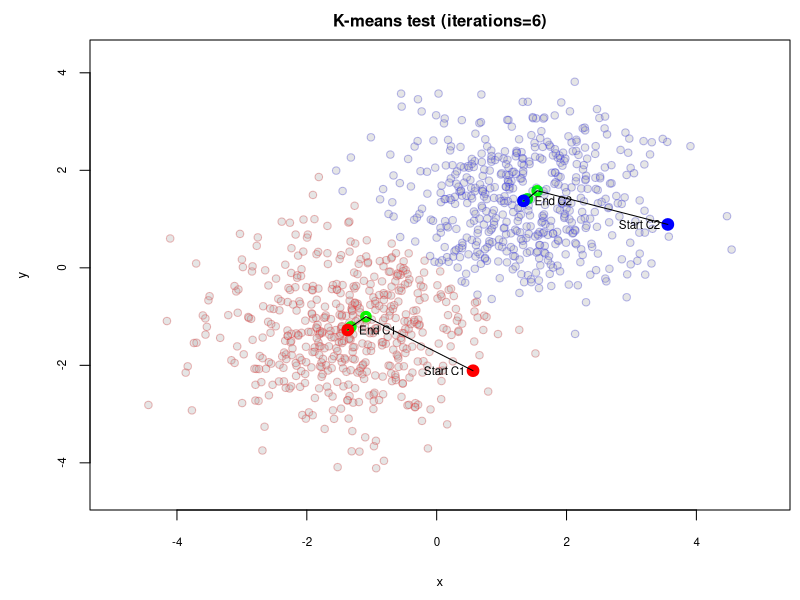

R code for this plot:
# Trying some K-means algo stuff....!
# http://en.wikipedia.org/wiki/K-means_clustering
# http://en.wikipedia.org/wiki/K-medians_clustering
# http://en.wikipedia.org/wiki/Lloyd%27s_algorithm
# http://en.wikipedia.org/wiki/Voronoi_diagram
# http://www.inference.phy.cam.ac.uk/mackay/itprnn/ps/284.292.pdf (see page 284 in PDF)
# TODO: http://en.wikipedia.org/wiki/DBSCAN
# Better separation for non-linearly separable clusters

library(scales)

# TODO: Make this generic to support <k> clusters
op <- par()
par(mar=c(4.5,4.5,2,.5))
m <- 1.325
sd <- 1
elements <- 500
x1 <- rnorm(elements, mean=-m, sd=sd)
y1 <- rnorm(elements, mean=-m, sd=sd)
x2 <- rnorm(elements, mean=m, sd=sd)
y2 <- rnorm(elements, mean=m, sd=sd)

#x1 <- c(seq(-10,-.1,.1), seq(.1,10,.1))
#y1 <- ((c(seq(-10,-.1,.1), seq(.1,10,.1)) + rnorm(200) * .8)^2)
#x2 <- c(seq(-10,-.1,.1), seq(.1,10,.1))
#y2 <- (((c(seq(-10,-.1,.1), seq(.1,10,.1)) + rnorm(200) * .8)^2) * -1) + 120
#plot(x1, y1)
#points(x2, y2, col="red")

x <- c(x1, x2)
y <- c(y1, y2)

plot(x, y, pch=19, col=alpha("gray", .4), xlim=c(min(x)-.5, max(x)+.5), ylim=c(min(y)-.5, max(y)+.5),
     cex.lab=.8, cex.axis=.7, cex.main=1)

# Random start:
# centroid1 <- c(rnorm(1, mean=-m, sd=sd), rnorm(1, mean=-m, sd=sd))
# centroid2 <- c(rnorm(1, mean=m, sd=sd), rnorm(1, mean=m, sd=sd))
# More random start:
centroid1 <- c(rnorm(1), rnorm(1))
centroid2 <- c(rnorm(1), rnorm(1))
# Even more random start:
centroid1 <- c(0,0)
centroid2 <- c(0,0)

# While(...) to make sure start point is not the same
while (centroid1[1] == centroid2[1] & centroid1[2] == centroid2[2]) {
  centroid1 <- c(sample(min(x):max(x), 1), sample(min(y):max(y), 1))
  centroid2 <- c(sample(min(x):max(x), 1), sample(min(y):max(y), 1))
  startpoint.c1 <- centroid1
  startpoint.c2 <- centroid2
}

points(x=centroid1[1], y=centroid1[2], col="red", pch=19, lwd=5)
points(x=centroid2[1], y=centroid2[2], col="blue", pch=19, lwd=5)

e.dist.c1 <- numeric(0)
e.dist.c2 <- numeric(0)

limit <- 0.0005
centroid1.old <- 0
centroid2.old <- 0
iteration <- 0
points.c1.x <- numeric(0)
points.c1.y <- numeric(0)
points.c2.x <- numeric(0)
points.c2.y <- numeric(0)

points.c1.x[iteration + 1] <- centroid1[1]
points.c1.y[iteration + 1] <- centroid1[2]
points.c2.x[iteration + 1] <- centroid2[1]
points.c2.y[iteration + 1] <- centroid2[2]

while (sum(abs(centroid1 - centroid1.old)) > limit & sum(abs(centroid2 - centroid2.old)) > limit) {
  centroid1.old <- centroid1
  centroid2.old <- centroid2

  iteration = iteration + 1
  if (iteration >= 100)
    break # Safety...
  
  for (counter in 1:length(x)) {
    # Get the Euclidean length:
    #   sqrt((c(x1,y1)-c(x2,y2)) %*% (c(x1,y1)-c(x2,y2)))
    #   sqrt(sum((c(x1,y1)-c(x2,y2))^2))
    e.dist.c1[counter] <- sqrt((c(x[counter],y[counter]) - centroid1) %*% (c(x[counter],y[counter]) - centroid1))
    e.dist.c2[counter] <- sqrt((c(x[counter],y[counter]) - centroid2) %*% (c(x[counter],y[counter]) - centroid2))
  }
  #plot(e.dist.c1, pch=16, main="K-means, Euclidean distance", cex.lab=.8, cex.axis=.8, cex.main=1,
  #  ylab="Distance to centroids")
  #points(e.dist.c2, col="red", pch=16)

  cluster <- numeric(0)
  for (counter in 1:length(x)) {
    if (e.dist.c1[counter] < e.dist.c2[counter]) # TODO: Do min(1..<n>) to support <n> clusters
      cluster[counter] = 1
    else
      cluster[counter] = 2
  }
  cluster
  #plot(cluster, type="l", col="blue", ylim=c(0.5, 2.5))

  df <- data.frame(x=x, y=y, clust=cluster)
  # The new means of the cluster points becomes the new centroids
  points.in.c1.x <- df$x[df$clust == 1]
  points.in.c1.y <- df$y[df$clust == 1]
  points.in.c2.x <- df$x[df$clust == 2]
  points.in.c2.y <- df$y[df$clust == 2]
  
  new.mean.c1.x <- mean(points.in.c1.x)
  new.mean.c1.y <- mean(points.in.c1.y)
  new.mean.c2.x <- mean(points.in.c2.x)
  new.mean.c2.y <- mean(points.in.c2.y)
  
  points(x=new.mean.c1.x, y=new.mean.c1.y, col="green", lwd=4)
  points(x=new.mean.c2.x, y=new.mean.c2.y, col="green", lwd=4)
  
  points.c1.x[iteration + 1] <- new.mean.c1.x
  points.c1.y[iteration + 1] <- new.mean.c1.y
  points.c2.x[iteration + 1] <- new.mean.c2.x
  points.c2.y[iteration + 1] <- new.mean.c2.y
  
  centroid1 = c(new.mean.c1.x, new.mean.c1.y)
  centroid2 = c(new.mean.c2.x, new.mean.c2.y)
}

endpoint.c1 <- centroid1
endpoint.c2 <- centroid2

points(points.in.c1.x, points.in.c1.y, col=alpha("red", .2))
points(points.in.c2.x, points.in.c2.y, col=alpha("blue", .2))
lines(points.c1.x, points.c1.y, col="black")
lines(points.c2.x, points.c2.y, col="black")

points(new.mean.c1.x, new.mean.c1.y, col="red", lwd=5)
points(new.mean.c2.x, new.mean.c2.y, col="blue", lwd=5)
title(paste0("K-means test (iterations=", iteration, ")"), cex.main=1)

text(x=startpoint.c1[1], y=startpoint.c1[2], labels="Start C1", adj=1.2, cex=.7)
text(x=endpoint.c1[1], y=endpoint.c1[2], labels="End C1", adj=-.3, cex=.7)
text(x=startpoint.c2[1], y=startpoint.c2[2], labels="Start C2", adj=1.2, cex=.7)
text(x=endpoint.c2[1], y=endpoint.c2[2], labels="End C2", adj=-.3, cex=.7)

par <- op

# ------------------------------------------------------------------
# Calculating Euclidian distance:
# http://en.wikipedia.org/wiki/Euclidean_distance
# Use method above, or:
# sqrt((a[1]-b[1])^2 + (a[2]-b[2])^2 + (a[3]-b[3])^2 + (a[4]-b[4])^2)
# Or just:
# sqrt(sum((a - b)^2))
# Distance between two points on the real line:
# x <- 5
# y <- -12
# sqrt((x - y)^2)
# ------------------------------------------------------------------

CreateClusters <- function(k, m=1.325, sd=1, elements=500) {
  if (k < 1)
    return (warning(paste(k, "is an invalid number!")))
  
  if (k %% sqrt(k) > 0)
    return (warning(paste(k, "is not a squareable number!")))
  
  x.coords <- list()
  y.coords <- list()
  min.x <- Inf
  min.y <- Inf
  max.x <- -Inf
  max.y <- -Inf
  pos <- 1

  for (counter in 1:sqrt(k)) {
    for (counter2 in 1:sqrt(k)) {
      x <- rnorm(elements, mean=m, sd=sd)
      y <- rnorm(elements, mean=m, sd=sd)
      x.coords[[pos]] <- x + (counter * 5)
      y.coords[[pos]] <- y + (counter2 * 5)
      
      if (min(x.coords[[pos]]) < min.x)
        min.x <- min(x.coords[[pos]])
      if (max(x.coords[[pos]]) > max.x)
        max.x <- max(x.coords[[pos]])
      if (min(y.coords[[pos]]) < min.y)
        min.y <- min(y.coords[[pos]])
      if (max(y.coords[[pos]]) > max.y)
        max.y <- max(y.coords[[pos]])
      
      pos <- pos + 1
    }
  }
  
  plot(x.coords[[1]], y.coords[[1]], xlim=c(min.x, max.x),
       ylim=c(min.y, max.y), col=alpha(1, .4), cex.main=1, cex.axis=.7, cex.lab=.8,
       main=paste(k, "k-means clusters"), xlab="X coords", ylab="Y coords")
  
  for (counter in 2:k)
    points(x.coords[[counter]], y.coords[[counter]], col=alpha(counter+1, .4))
}

# Get the clustroid (the point in a cluster nearest to all other points, the "centroid" in a non-Euclidean space)
# n = number of points in cluster
GetClustroid <- function(n) {
  n <- n * 2
  p <- matrix(runif(n), ncol=2, byrow=T)
  p
  distances <- list()
  min_temp_dist <- 0.0
  old_temp_dist <- Inf
  
  for (counter in 1:nrow(p)) {
    centroid <- c(p[counter,1],p[counter,2])
    temp_dist <- 0.0
    
    for (counter2 in 1:nrow(p)) {
      if (counter2 != counter) {
        temp_dist <- temp_dist + sqrt((c(p[counter2,1],p[counter2,2]) - centroid) %*%
                                        (c(p[counter2,1],p[counter2,2]) - centroid))
      }
    }
    
    if (temp_dist < old_temp_dist) {
      min_temp_dist <- c(p[counter,1],p[counter,2])
      old_temp_dist <- temp_dist
    }
    distances[[counter]] <- temp_dist
  }
  
  distances
  plot(p, pch=21, bg="cyan", col="black", main="Clustroid test", cex.main=1, cex.lab=.7,
       cex.axis=.7, xlab="X", ylab="Y", cex=1.8, xlim=c(min(p[,1])-.1, max(p[,1])+.1),
       ylim=c(min(p[,2])-.1, max(p[,2])+.1))
  points(min_temp_dist[1], min_temp_dist[2], pch=21, bg="orange", col="black", cex=3)
  points(min_temp_dist[1], min_temp_dist[2], pch=21, bg="cyan", col="cyan", cex=1.4)
}
